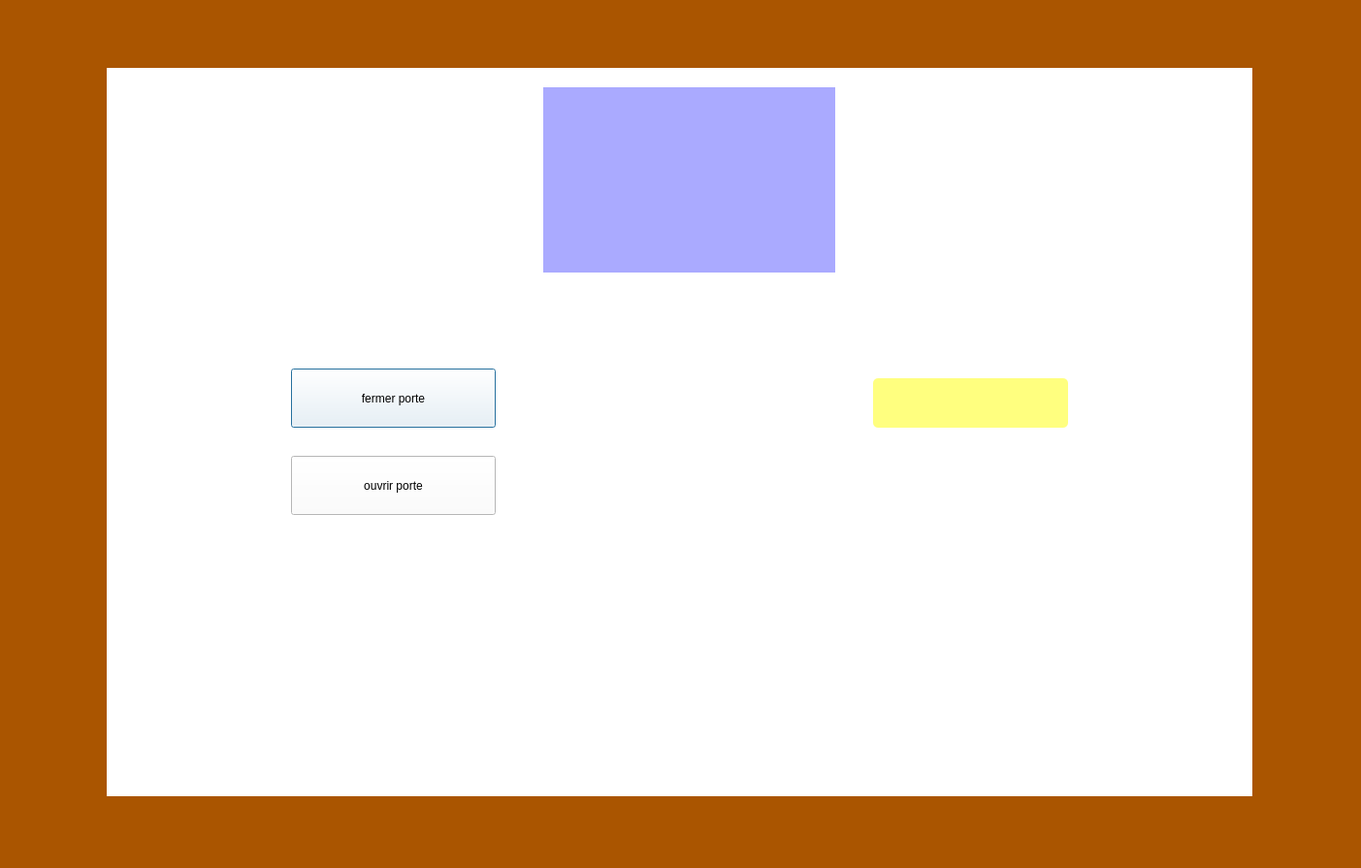
<?xml version="1.0" encoding="UTF-8"?>
<ui version="4.0">
 <class>DoorLock</class>
 <widget class="QDialog" name="DoorLock">
  <property name="geometry">
   <rect>
    <x>0</x>
    <y>0</y>
    <width>1403</width>
    <height>895</height>
   </rect>
  </property>
  <property name="windowTitle">
   <string>Dialog</string>
  </property>
  <property name="styleSheet">
   <string notr="true">background-color: rgb(170, 85, 0);</string>
  </property>
  <widget class="QWidget" name="widget" native="true">
   <property name="geometry">
    <rect>
     <x>110</x>
     <y>70</y>
     <width>1181</width>
     <height>751</height>
    </rect>
   </property>
   <property name="styleSheet">
    <string notr="true">background-color: rgb(255, 255, 255);</string>
   </property>
   <widget class="QLabel" name="gifLabel">
    <property name="geometry">
     <rect>
      <x>450</x>
      <y>20</y>
      <width>301</width>
      <height>191</height>
     </rect>
    </property>
    <property name="styleSheet">
     <string notr="true">background-color: rgb(170, 170, 255);</string>
    </property>
    <property name="text">
     <string/>
    </property>
   </widget>
   <widget class="QPushButton" name="pushButton">
    <property name="geometry">
     <rect>
      <x>190</x>
      <y>310</y>
      <width>211</width>
      <height>61</height>
     </rect>
    </property>
    <property name="styleSheet">
     <string notr="true">font: 14pt &quot;MV Boli&quot;;</string>
    </property>
    <property name="text">
     <string>fermer porte</string>
    </property>
   </widget>
   <widget class="QPushButton" name="pushButton_2">
    <property name="geometry">
     <rect>
      <x>190</x>
      <y>400</y>
      <width>211</width>
      <height>61</height>
     </rect>
    </property>
    <property name="styleSheet">
     <string notr="true">font: 14pt &quot;MV Boli&quot;;</string>
    </property>
    <property name="text">
     <string>ouvrir porte</string>
    </property>
   </widget>
   <widget class="QLabel" name="label">
    <property name="geometry">
     <rect>
      <x>790</x>
      <y>320</y>
      <width>201</width>
      <height>51</height>
     </rect>
    </property>
    <property name="styleSheet">
     <string notr="true">background-color: rgb(255, 255, 127);
font: 14pt &quot;MV Boli&quot;;
border-radius:5px;</string>
    </property>
    <property name="text">
     <string>  </string>
    </property>
   </widget>
   <widget class="QLabel" name="label_2">
    <property name="geometry">
     <rect>
      <x>470</x>
      <y>250</y>
      <width>291</width>
      <height>291</height>
     </rect>
    </property>
    <property name="styleSheet">
     <string notr="true">background-color: rgb(255, 255, 255);
border-radius:50px;</string>
    </property>
    <property name="text">
     <string/>
    </property>
    <property name="pixmap">
     <pixmap resource="style.qrc">:/new/prefix1/icons/locked.png</pixmap>
    </property>
   </widget>
  </widget>
 </widget>
 <resources>
  <include location="style.qrc"/>
 </resources>
 <connections/>
</ui>
